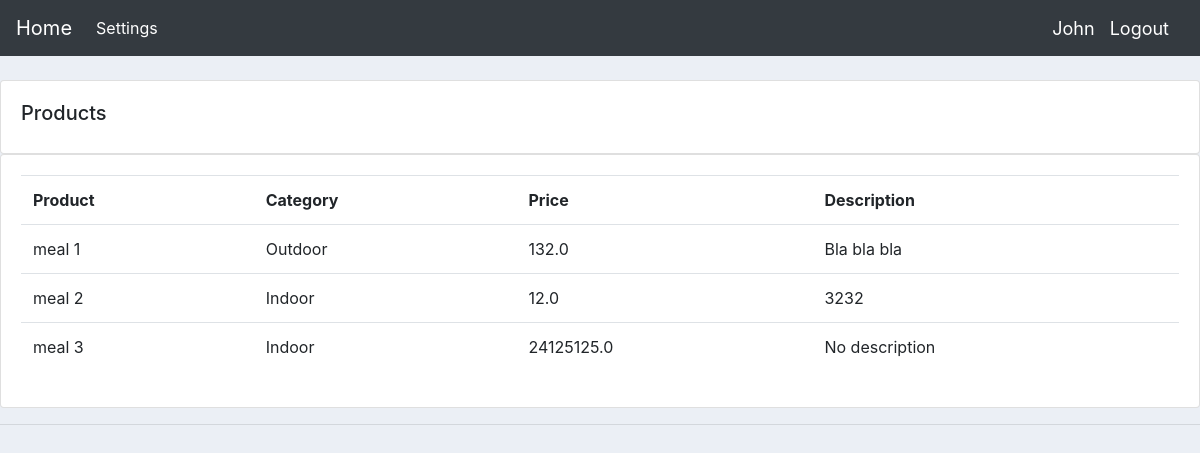
The app's page /products (signed in) with its own data.
### accounts/models.py (models this page shows, shortened)
class Product(models.Model):
    CATEGORY = (
        ("Indoor", "Indoor"),
        ("Outdoor", "Outdoor"),
    )
    name = models.CharField(max_length=30, null=True)
    price = models.FloatField(null=True)
    category = models.CharField(max_length=30, null=True, choices=CATEGORY)
    description = models.CharField(max_length=200,
                                   null=True,
                                   default="No description",
                                   blank=True,
                                   )
    date_created = models.DateField(auto_now_add=True, null=True)

### accounts/views.py (the view)
# urls.py: path("products", views.products_view, name="products"),
@login_required(login_url='login')
def products_view(request):
    context = {"products": models.Product.objects.all()}
    return render(request, "accounts/products.html", context)

### accounts/templates/accounts/products.html
{% extends "accounts/main.html" %}
{% block content %}
		<br>
		<div class="row">
			<div class="col-md">
				<div class="card card-body">
					<h5>Products</h5>
				</div>
				<div class="card card-body">
					<table class="table">
						<tr>
							<th>Product</th>
							<th>Category</th>
							<th>Price</th>
                            <th>Description</th>
						</tr>
						{% for product in products %}
							<tr>
								<td>{{product.name}}</td>
								<td>{{product.category}}</td>
								<td>{{product.price}}</td>
                                <td>{{ product.description }}</td>
							</tr>
						{% endfor %}
					</table>
				</div>
			</div>
		</div>
{% endblock %}

### accounts/templates/accounts/navbar.html (shortened to what this page needs)
{% load static %}
<nav class="navbar navbar-expand-lg navbar-dark bg-dark">
  <a class="navbar-brand" href="{% url "home" %}">Home</a>
  <div class="collapse navbar-collapse" id="navbarNav">
    <ul class="navbar-nav">
        {% if request.user.is_staff %}
      <li class="nav-item active">
        <a class="nav-link" href="{% url 'home' %}">Dashboard <span class="sr-only">(current)</span></a>
      </li>
      <li class="nav-item">
        <a class="nav-link" href="{% url 'products' %}">Products</a>
      </li>
        {% else %}
         <li class="nav-item active">
         <a class="nav-link" href="{% url 'account' %}">Settings <span class="sr-only">(current)</span></a>
         </li>
        {% endif %}
    </ul>
  </div>
    {% if request.user.is_authenticated %}
        <span class="hello-msg">{{ request.user }}</span>
        <span ><a class="hello-msg btn-block" href="{% url 'logout' %}" >Logout</a></span>
    {% else %}
        <span ><a class="hello-msg btn-block" href="{% url 'login' %}" >Login</a></span>
        <span ><a class="hello-msg btn-block" href="{% url 'register' %}" >Register</a></span>
    {% endif %}
</nav>

### static/css/main.css (style rules this page uses)
body { background-color: #ebeff5; }

### accounts/templates/accounts/navbar.html (style rules this page uses)
.hello-msg { font-size: 18px; color : #ffffff; margin-right: 15px; }

### records on screen
Product: name "meal 1", category "Outdoor", price "132.0", description "Bla bla bla"
Product: name "meal 2", category "Indoor", price "12.0", description "3232"
Product: name "meal 3", category "Indoor", price "24125125.0", description "No description"

### other values on screen
{{ request.user }} "John"
